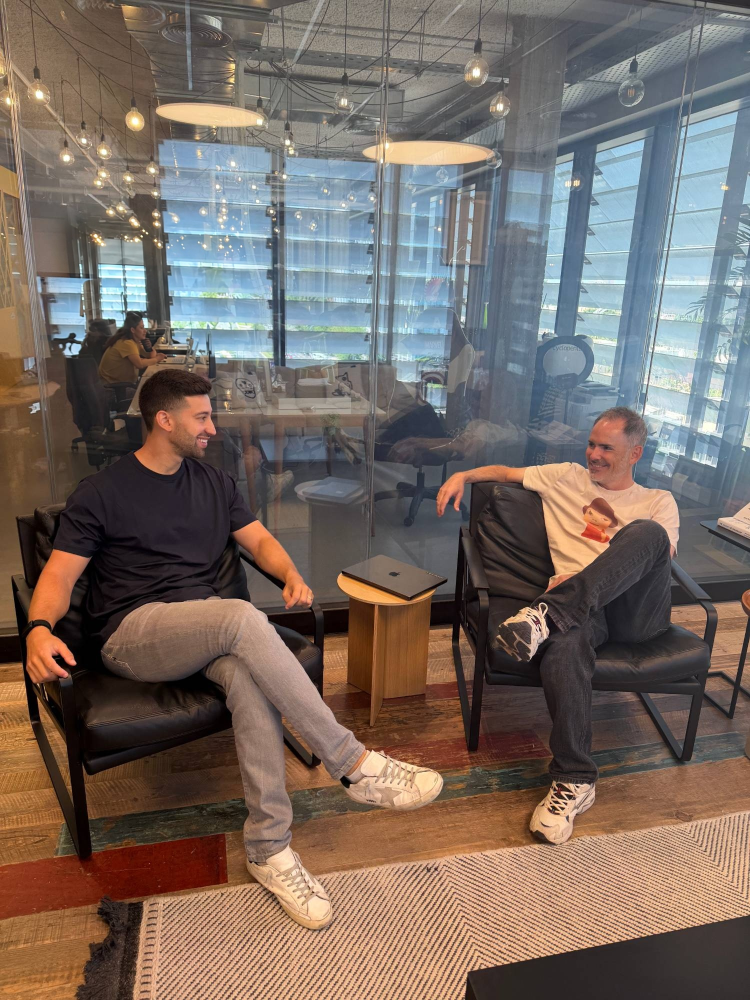
#> input picture reut-workspace/the-system-v5/O-output/fiverr-q3-2026-quote-card/clean.jpg, 1500 x 2000 px (shown at 1/2 size)
$ python render.py
#> lines starting #> are read from the running program, lines starting #| are printed output that depends on the picture
from PIL import Image, ImageDraw, ImageFont, ImageFilter
import numpy as np
W,H=1080,1350
ph=Image.open('clean.jpg').convert('RGB')
#> ph is the input picture: PIL image 1500x2000 RGB; mean R, G, B 119.4, 106.3, 98.7
# 4:5 crop 1500x1875, keep from top
ph=ph.crop((0,60,1500,1935)).resize((W,H),Image.LANCZOS)
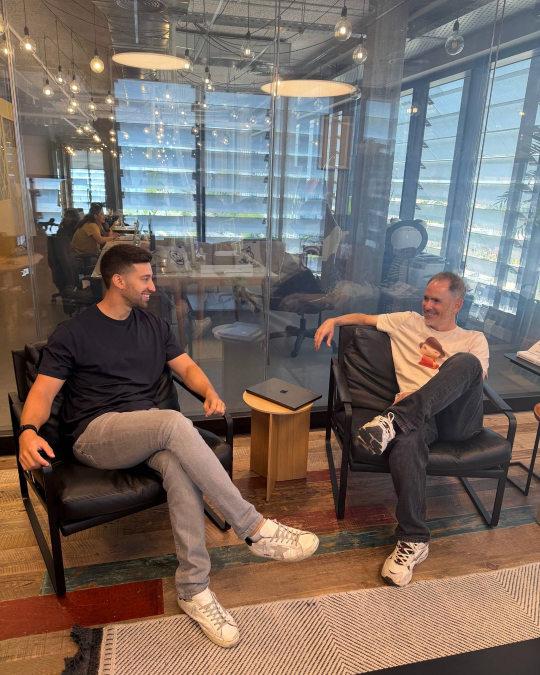
#> ph: PIL image 1080x1350 RGB (shown at 1/2 size); mean R, G, B 119.3, 106.6, 99.4
# top gradient for text
g=np.zeros((H,W),dtype=np.uint8)
for y in range(H):
    t=y/H
    a = 235 if t<0.30 else max(0,int(235*(1-(t-0.30)/0.16)))
    g[y,:]=a
grad=Image.fromarray(g,'L')
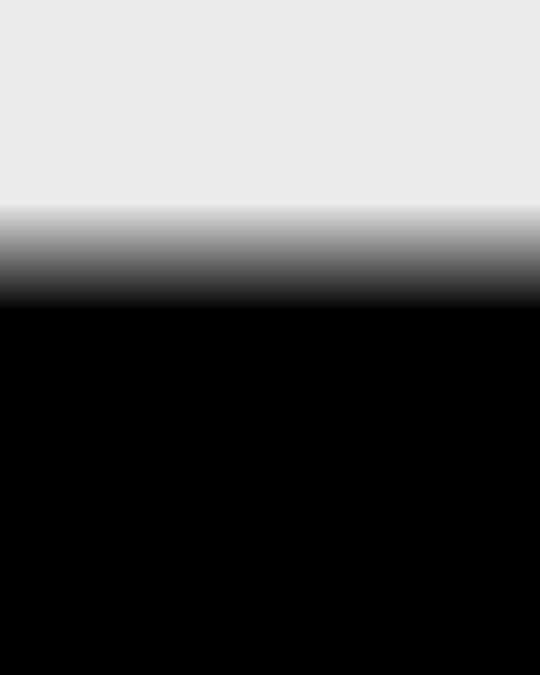
#> grad: PIL image 1080x1350 L (shown at 1/2 size); min 0, max 235, mean 89.3
dark=Image.new('RGB',(W,H),(14,14,16))
img=Image.composite(dark,ph,grad)
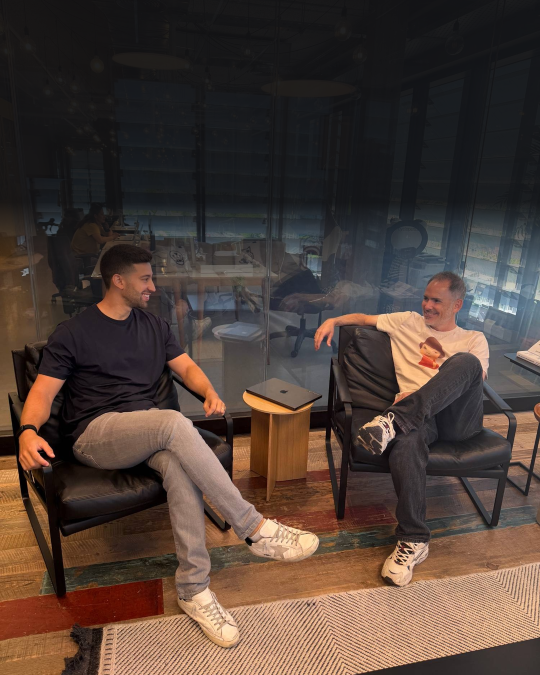
#> img: PIL image 1080x1350 RGB (shown at 1/2 size); mean R, G, B 79.3, 63.5, 55.7
d=ImageDraw.Draw(img)
HN='/System/Library/Fonts/HelveticaNeue.ttc'
fq=ImageFont.truetype(HN,58,index=4)   # bold
fs=ImageFont.truetype(HN,30,index=0)
fn=ImageFont.truetype(HN,34,index=4)
# logo: key out dark bg
#> (the run stopped early here; a loop or call above may not have finished)
